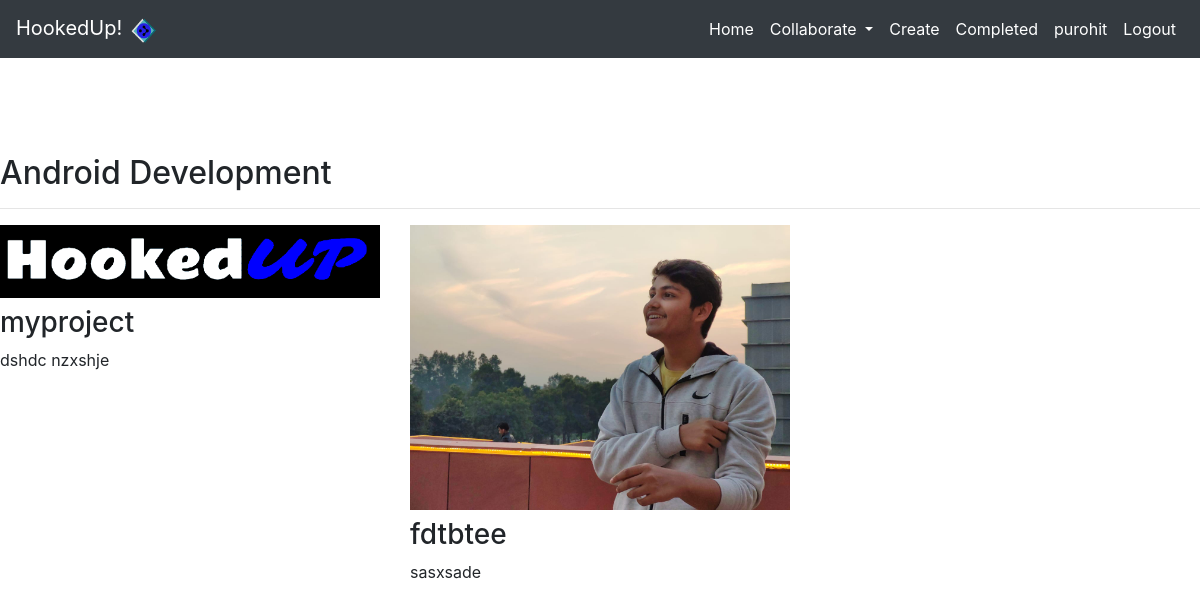
The page /androiddevelopment/ (signed in) on the database its author committed.
### Hookups/models.py (models this page shows, shortened)
class Project(models.Model):
	CATEGORIES_CHOICES = [
        ('WebDevelopment', 'WebDevelopment'),
        ('AndroidDevelopment', 'AndroidDevelopment'),
        ('BlockChain', 'BlockChain'),
        ('IOT', 'IOT'),
        ('MachineLearning', 'MachineLearning'),
		('IosDevelopment', 'IosDevelopment'),
		('DataScience', 'DataScience'),
		('Others', 'Others'),
    ]
	title=models.CharField(max_length=120)
	categories = models.CharField(max_length=100,choices=CATEGORIES_CHOICES,default='WebDevelopment',blank=False)
	image=models.ImageField(upload_to='Hookup/images/',blank=True)
	email=models.CharField(max_length=200)
	description=models.TextField()
	created=models.DateTimeField(auto_now_add=True)
	completed= models.BooleanField(default=False)
	user=models.ForeignKey(User, on_delete=models.CASCADE)

### Hookups/views.py (the view)
# urls.py: path('androiddevelopment/',views.androiddevelopment,name="androiddevelopment"),
@login_required
def androiddevelopment(request):
	projects = Project.objects.filter(categories='AndroidDevelopment',completed=False)
	return render(request,'Hookup/androiddevelopment.html',{'projects':projects})

### Hookups/templates/Hookup/androiddevelopment.html
{% extends 'Hookup/base.html' %}
{% block content %}
{% load static %}
<h2 class="mt-5">Android Development</h2>
<hr>
<div class="row">
  {% for project in projects %}
  <div class="col-lg-4 col-md-6">
    {% if project.image %}
    <a href="{% url 'viewprojects' project.id %}">
      <img src="{{ project.image.url }}" class="img-fluid mb-2">
    </a>
    {% else %}
    <a href="{% url 'viewprojects' project.id %}">
      <img src="{% static 'Hookups/name.png' %}" class="img-fluid mb-2">
    </a>
    {% endif %}
    <h3>{{ project.title }}</h3>
    <p>{{ project.description|truncatechars:100 }}</p>
  </div>
  {% endfor %}
</div>
{% endblock %}

### Hookups/templates/Hookup/base.html (shortened to what this page needs)
{% load static %}
<link rel="stylesheet" href="https://stackpath.bootstrapcdn.com/bootstrap/4.5.0/css/bootstrap.min.css">
{% if user.is_authenticated %}
<nav class="navbar navbar-expand-lg navbar-dark bg-dark">
  <a class="navbar-brand" href="{% url 'home' %}">HookedUp!
  	<img src="{% static 'Hookups/logo.png' %}" width="30" height="30" alt="" loading="lazy">
  </a>
  <div class="collapse navbar-collapse" id="navbarSupportedContent">
    <ul class="navbar-nav ml-auto">
      <li class="nav-item active">
        <a class="nav-link" href="{% url 'home' %}">Home <span class="sr-only">(current)</span></a>
      </li>
      <li class="nav-item dropdown">
        <a class="nav-link dropdown-toggle active" href="#" id="navbarDropdown" role="button" data-toggle="dropdown" aria-haspopup="true" aria-expanded="false">
          Collaborate
        </a>
      </li>
      <li class="nav-item active">
        <a class="nav-link" href="{% url 'createprojects' %}">Create</a>
      </li>
      <li class="nav-item active">
        <a class="nav-link" href="{% url 'mycompletedprojects' %}">Completed</a>
      </li>
      <li class="nav-item active">
        <a class="nav-link" href="{% url 'myprojects' %}">{{user.username}}</a>
      </li>
      <li class="nav-item active">
                    <a href="#" onclick="$('#signOutBtn').click()" class="nav-link">Logout</a>
                </li>
    </ul>
  </div>
</nav>
{% endif %}
{% block content %}
{% endblock %}

### rows shown on the page
Project: title "myproject", description "dshdc nzxshje"
Project: image (picture), title "fdtbtee", description "sasxsade"

### other values the page prints
{{ user.username }} "purohit"
